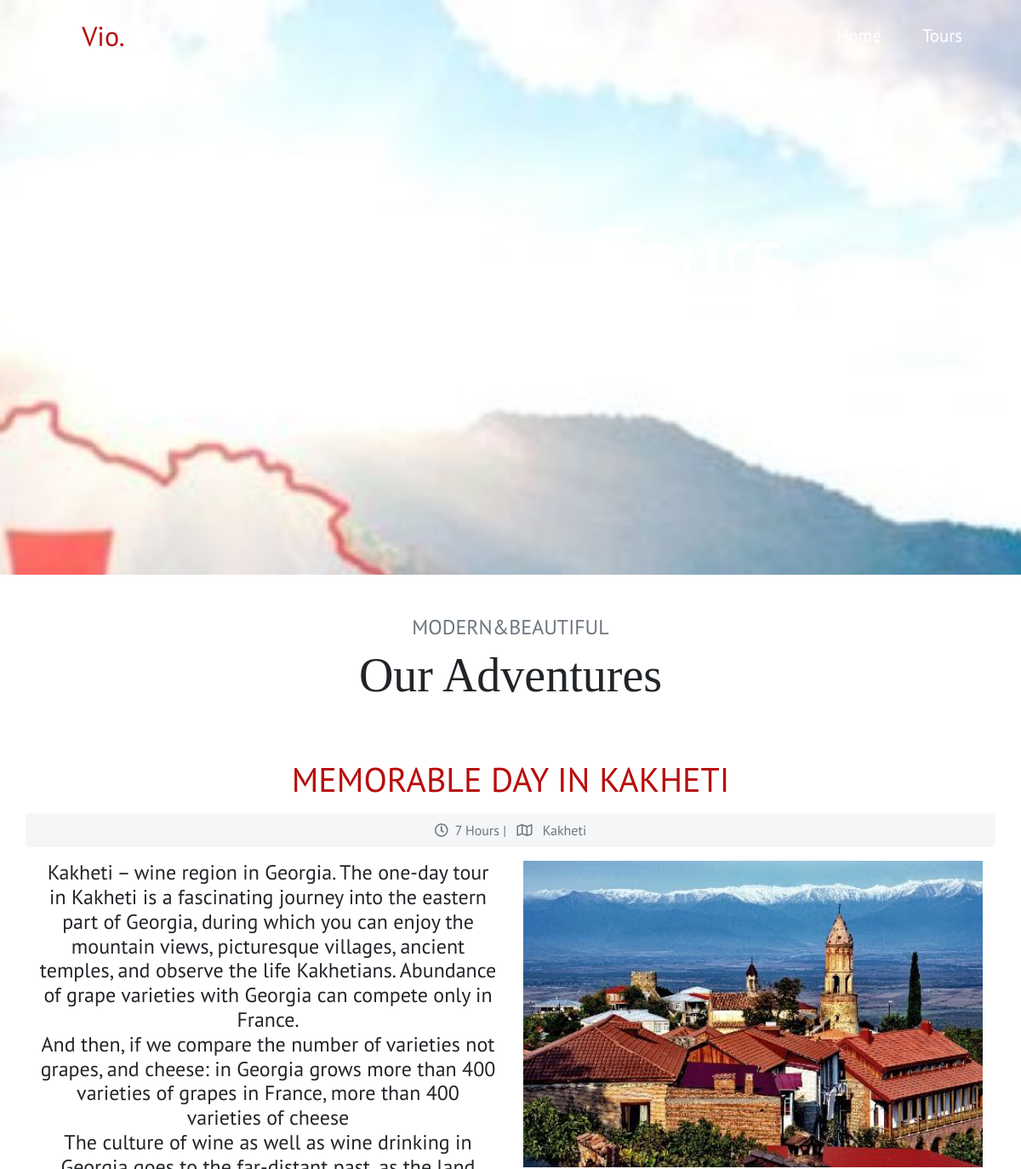
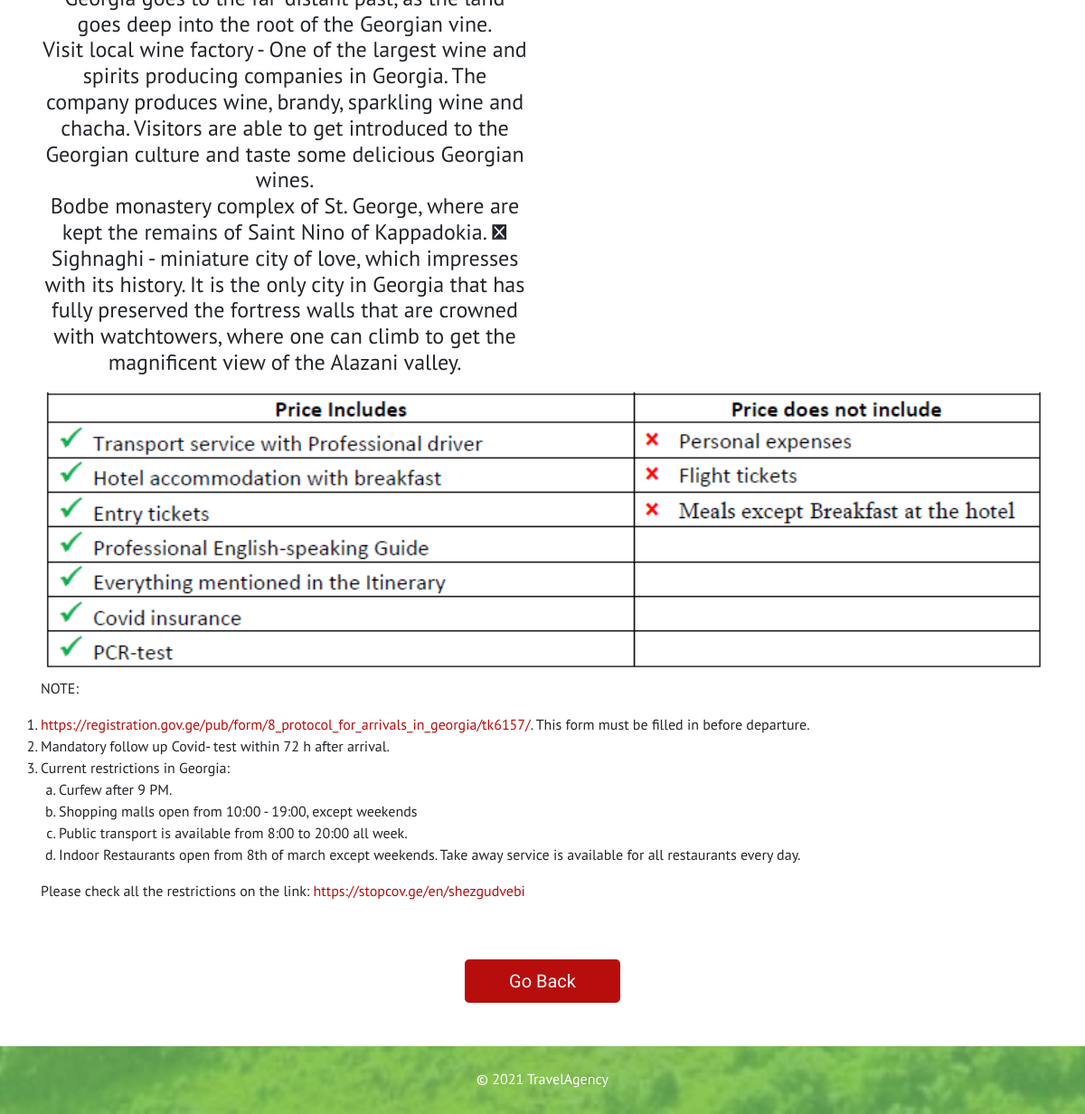
Page /article.php?id=3 on the committed database (2 pictures, top to bottom).
### tables this page shows
CREATE TABLE `popularblock` (
  `id` int(11) NOT NULL,
  `popularImgSrc` varchar(255) NOT NULL,
  `popularHeading` varchar(255) NOT NULL,
  `popularDuration` varchar(255) NOT NULL,
  `popularLocation` varchar(255) NOT NULL,
  `popularText` varchar(255) NOT NULL,
  `popularTextBig` varchar(2555) NOT NULL,
  `popularPrice` varchar(255) NOT NULL
);

### article.php (the view, shortened to what this page needs)
<!DOCTYPE html>
<html lang="en">
<head>
	<?require'config.php'?>
</head>
<body>
	<?require'artHeader.php'?>
	<section class="start" id="startAnchor">
		<div class="container">
			<h1 class="display-1">Check our Tours</h1>
			<h1>We are sure you find what you want!</h1>
		</div>
	</section>
	<section class="w-100 artStart" style="background-color: #fff;">
		<div class="container">
			<h4 class="text-secondary pt-5">MODERN&BEAUTIFUL</h4>
			<h1 class="display-4 text-play pb-2" id="popularAnchor">Our Adventures</h1>
			<div class="row pt-5">
				<?
    $card=mysqli_query($connection, "SELECT * FROM `popularblock` WHERE `id` = " . (int) $_GET['id']);
    while ($art=mysqli_fetch_assoc($card)) {?>
    			<div class="text-center w-100">
    				<h1 style="color: #b70d0d;"><?=$art['popularHeading']?></h1>
					<div class="bg--gray text-secondary text-bold my-3 rounded"><div class="p-2">
		                		<i class="far fa-clock mr-2"></i><?=$art[popularDuration]?> |  <i class="far fa-map mx-2"></i> <?=$art[popularLocation]?></div>
		            </div>
    			</div>
				<div class="col-md-12 col-lg-6 col-12">
		            <h4 class=""><?=$art[popularTextBig]?></h4>
				</div>
				<div class="col-md-12 col-lg-6 col-12">
					<img src="img/<?=$art['popularImgSrc']?>" alt="" width="100%">
				</div>
				<?}?>
			</div>
			<div class="text-left mb-3">
				<img src="img/table.png" alt="" width="100%">
				<p class="text-bold">NOTE: </p>
				<ol>
					<li><a style="color:#b70d0d" href="https://registration.gov.ge/pub/form/8_protocol_for_arrivals_in_georgia/tk6157/">https://registration.gov.ge/pub/form/8_protocol_for_arrivals_in_georgia/tk6157/</a>. This form must be filled in before departure.</li>
					<li>Mandatory follow up Covid- test within 72 h after arrival.</li>
					<li>Current restrictions in Georgia:
						<ol style="padding-left: 20px;">
							<li style="list-style-type: lower-alpha;">Curfew after 9 PM.</li>
							<li style="list-style-type: lower-alpha;">Shopping malls open from 10:00 - 19:00, except weekends</li>
							<li style="list-style-type: lower-alpha;">Public transport is available from 8:00 to 20:00 all week.</li>
							<li style="list-style-type: lower-alpha;">Indoor Restaurants open from 8th of march except weekends. Take away service is available for all restaurants every day.</li>
						</ol>
					</li>
				</ol>
				<p>
					Please check all the restrictions on the link:
					<a href="https://stopcov.ge/en/shezgudvebi" style="color:#b70d0d">https://stopcov.ge/en/shezgudvebi</a>
				</p>
			</div>
			<a class="btn btn-lg text-light mb-5 mt-5 traBg px-5 text-sans" href="javascript:history.back()">Go Back</a>
		</div>
	</section>
	<?require'footer.php'?>
</body>
</html>

### css/master.css (style rules this page uses)
* { margin: 0; padding: 0; font-family: 'PT Sans', sans-serif; box-sizing: border-box; }
body { background: url(../img/georgia3.jpg) no-repeat center center fixed; -webkit-background-size: cover; -moz-background-size: cover; -o-background-size: cover; background-size: cover; }
a { color: black; transition: 0.2s all ease-out; }
.start { opacity: 0.9; }
.start>div { color: white; margin-top: 20%; text-align: center; }
.text-sans { font-family: 'Work Sans', sans-serif; }
.text-play { font-family: 'Playfair Display', serif; }
.traBg { background-color: #b70d0d; }
.bg--gray { background-color: #f5f6f8; }
.artStart { margin-top: 22%; text-align: center; }

### rows in the picture
popularblock: popularHeading "MEMORABLE DAY IN KAKHETI", popularDuration "7 Hours", popularLocation "Kakheti", popularTextBig "Kakheti – wine region in Georgia. The one-day tour in Kakheti is a fascinating journey into the eastern part of Georgia, during which you can enjoy the mountain views, picturesque villages, ancient temples, and observe the life Kakhetians. Abundance of grape varieties with Georgia can compete only in France. And then, if we compare the number of varieties not grapes, and cheese: in Georgia grows more than 400 varieties of grapes in France, more than 400 varieties of cheese The culture of wine as well as wine drinking in Georgia goes to the far-distant past, as the land goes deep into the root of the Georgian vine. Visit local wine factory - One of the largest wine and spirits producing…", popularImgSrc (picture)
